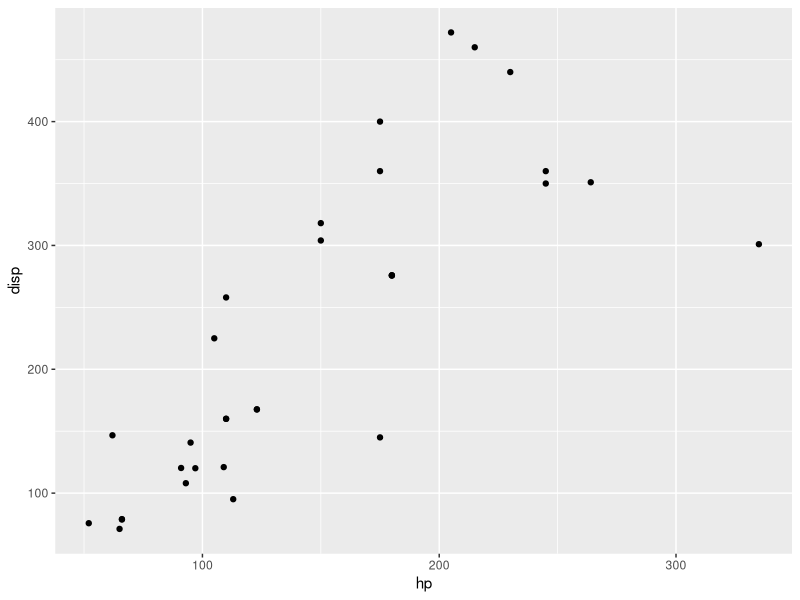

Recreate this plot in R.
## ---- chunk 1
1 + 1
## ---- chunk 2
library(dplyr)
library(ggplot2)

qplot(x = hp, y = disp, data = mtcars)
